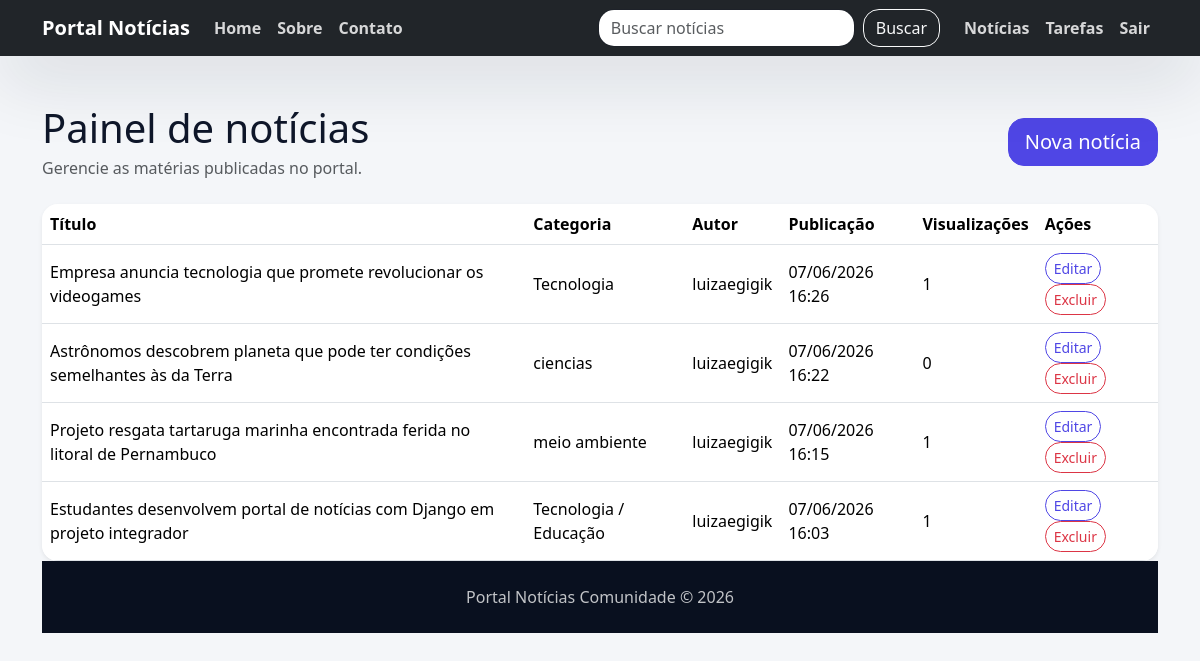
The app's page /painel/noticias/ (signed in) with its own data.
### noticias/models.py (models this page shows, shortened)
class Noticia(models.Model):
    titulo = models.CharField(max_length=200)
    conteudo = models.TextField()
    categoria = models.CharField(max_length=100)
    imagem = models.ImageField(upload_to='noticias/', blank=True, null=True)
    data_publicacao = models.DateTimeField(auto_now_add=True)
    autor = models.ForeignKey(User, on_delete=models.CASCADE)
    visualizacoes = models.PositiveIntegerField(default=0)
    class Meta:
        ordering = ['-data_publicacao']

### noticias/views.py (the view)
# urls.py: path('painel/noticias/', views.admin_noticias, name='admin_noticias'),
@login_required
def admin_noticias(request):
    noticias = Noticia.objects.all()
    return render(request, 'noticias/noticia_list.html', {'noticias': noticias})

### noticias/templates/noticias/noticia_list.html
{% extends 'noticias/base.html' %}
{% block content %}
<div class="d-flex flex-column flex-md-row justify-content-between align-items-start align-items-md-center mb-4 gap-3">
    <div>
        <h1 class="mb-1">Painel de notícias</h1>
        <p class="text-muted mb-0">Gerencie as matérias publicadas no portal.</p>
    </div>
    <a href="{% url 'noticia_create' %}" class="btn btn-primary btn-lg">Nova notícia</a>
</div>
{% if noticias.exists %}
<div class="table-responsive shadow-sm rounded-4 overflow-hidden">
    <table class="table align-middle mb-0 bg-white">
        <thead class="bg-light">
        <tr>
            <th>Título</th>
            <th>Categoria</th>
            <th>Autor</th>
            <th>Publicação</th>
            <th>Visualizações</th>
            <th>Ações</th>
        </tr>
    </thead>
    <tbody>
        {% for noticia in noticias %}
            <tr>
                <td>{{ noticia.titulo }}</td>
                <td>{{ noticia.categoria }}</td>
                <td>{{ noticia.autor.username }}</td>
                <td>{{ noticia.data_publicacao|date:'d/m/Y H:i' }}</td>
                <td>{{ noticia.visualizacoes }}</td>
                <td>
                    <a class="btn btn-sm btn-outline-primary" href="{% url 'noticia_update' noticia.pk %}">Editar</a>
                    <a class="btn btn-sm btn-outline-danger" href="{% url 'noticia_delete' noticia.pk %}">Excluir</a>
                </td>
            </tr>
        {% endfor %}
    </tbody>
</table>
{% else %}
    <div class="alert alert-info">Ainda não há notícias cadastradas.</div>
{% endif %}
{% endblock %}

### noticias/templates/noticias/base.html (style rules this page uses)
:root { color-scheme: light; font-family: 'Inter', sans-serif; --bg: #f4f6f9; --bg-surface: #ffffff; --text: #0f172a; --muted: #64748b; --primary: #4f46e5; --primary-soft: #eef2ff; --border: rgba(15, 23, 42, 0.1); }
*, *::before, *::after { box-sizing: border-box; }
body { margin: 0; background: var(--bg); color: var(--text); min-height: 100vh; }
a { transition: color 0.2s ease, transform 0.2s ease; }
.card, .form-control, .btn, .table { border-radius: 1rem; }
.btn-primary { background-color: var(--primary); border-color: var(--primary); }
.btn-outline-primary { color: var(--primary); border-color: var(--primary); }

### records on screen
Noticia: titulo "Empresa anuncia tecnologia que promete revolucionar os videogames", categoria "Tecnologia", autor.username "luizaegigik", data_publicacao "07/06/2026 16:26", visualizacoes "1"
Noticia: titulo "Astrônomos descobrem planeta que pode ter condições semelhantes às da Terra", categoria "ciencias", autor.username "luizaegigik", data_publicacao "07/06/2026 16:22", visualizacoes "0"
Noticia: titulo "Projeto resgata tartaruga marinha encontrada ferida no litoral de Pernambuco", categoria "meio ambiente", autor.username "luizaegigik", data_publicacao "07/06/2026 16:15", visualizacoes "1"
Noticia: titulo "Estudantes desenvolvem portal de notícias com Django em projeto integrador", categoria "Tecnologia / Educação", autor.username "luizaegigik", data_publicacao "07/06/2026 16:03", visualizacoes "1"
